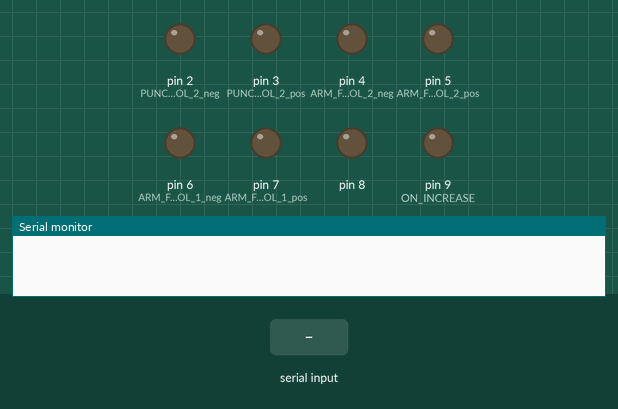
Recording of a sketch running on a simulated Arduino Uno, built with avr-gcc and run on an emulated ATmega328P. Shown: output pins drawn as LEDs (lit = HIGH), the last lines printed to the serial monitor. The test bench sets the inputs (shaded band).

Above: at 0.9 s.
1.0 s: "i" received over Serial
At 1.01 s:
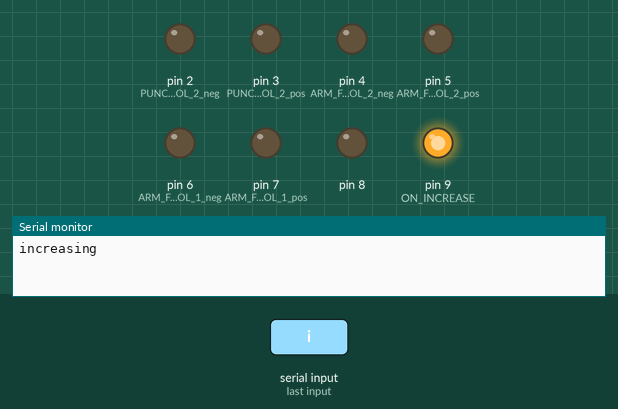
2.6 s: "n" received over Serial
At 4.6 s:
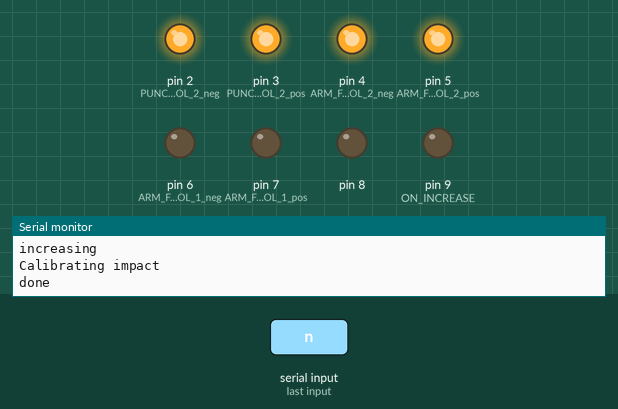
5.0 s: "t" received over Serial
At 5.8 s:
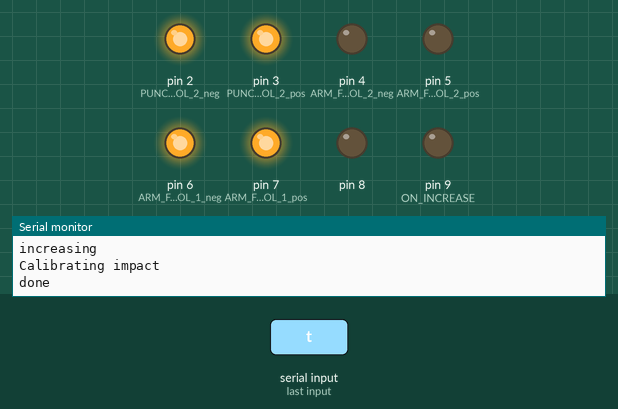
6.5 s: "n" received over Serial
At 6.9 s:
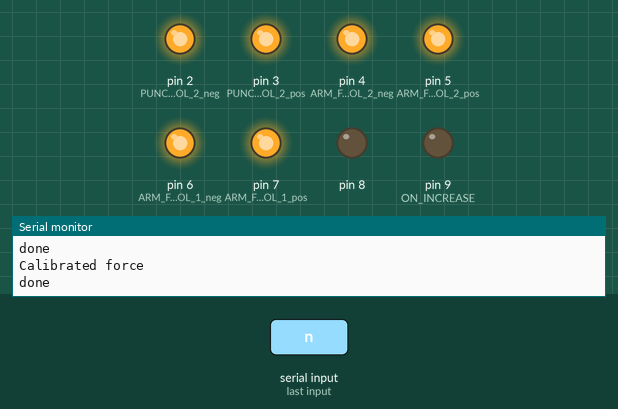
8.0 s: "1" received over Serial
At 8.4 s:
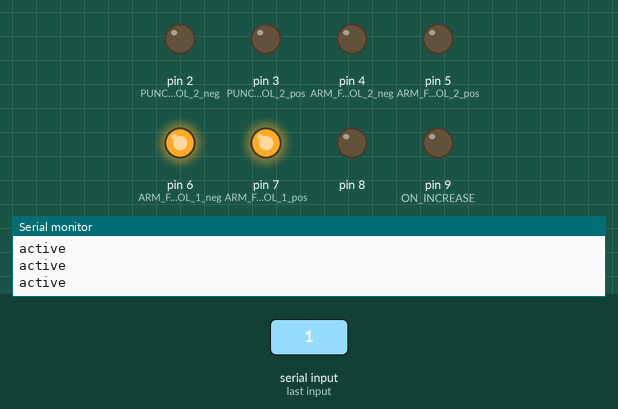
Timing chart, 0 to 10.5 s (numbered marks = the images above; inputs shaded):
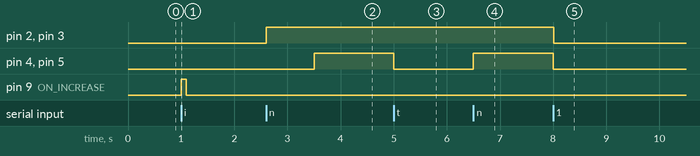

The sketch:

Control_Tens_Unit2.ino
```cpp
// Defining the primary buttons on Tens Unit
#define ON_INCREASE  9
#define OFF_DECREASE 1
#define MODE         10
#define CHANNEL_SWAP 11

// Defining Electrode Switches
#define ARM_FORCE_FEEDBACK_CONTROL_1_pos        7
#define ARM_FORCE_FEEDBACK_CONTROL_1_neg        6
#define ARM_FORCE_FEEDBACK_CONTROL_2_pos        5
#define ARM_FORCE_FEEDBACK_CONTROL_2_neg        4
#define PUNCH_IMPACT_FEEDBACK_CONTROL_2_pos     3
#define PUNCH_IMPACT_FEEDBACK_CONTROL_2_neg     2

// Defining a delay for machine
#define DELAY  100 // in ms

bool ELECTRODE_POSITION = 0;


int DEVICE_STATUS[8] = {0, 0, 0, 0, 0, 0, 0, 0}; // On-Off status
// Channel 0 (A), 1 (B), 2 (Both)
// MAGNITUDE_A
// MAGNITUDE_B
// ForceFeedback Electrode Position  (0 for inactive)
// ImpactFeedback Electrode Position (0 for inactive)
// Mode Channel A
// Mode Channel B

bool CALIBRATING_FORCE_FEEDBACK(int* DEVICE_STATUS, bool ELECTRODE_POSITION = 0) {
  char input1;
  Serial.flush();
  ACTIVATE_FORCE_FEEDBACK(DEVICE_STATUS, ELECTRODE_POSITION);
  while (true) {
    if (Serial.available()) {
      input1 = Serial.read();
      if (input1 == 'i') {
        Serial.println("increasing");
        INCREASE_MAGNITUDE(DEVICE_STATUS);
      }
      else if (input1 == 'd') {
        CHANGE_MODE(DEVICE_STATUS);
      }
      else if (input1 == 't') {
        ELECTRODE_POSITION = !ELECTRODE_POSITION;
        ACTIVATE_FORCE_FEEDBACK(DEVICE_STATUS, ELECTRODE_POSITION);
      }
      else if (input1 == 'n') {
        Serial.println("Calibrated force"); DEACTIVATE_FORCE_FEEDBACK(DEVICE_STATUS);
        return ELECTRODE_POSITION;
      }
    }
  }
}

void CALIBRATING_IMPACT_FEEDBACK(int* DEVICE_STATUS) {
  char input1;
  Serial.flush();
  TOGGLE_IMPULSE_FEEDBACK(DEVICE_STATUS, 1);
  while (true) {
    if (Serial.available()) {
      input1 = Serial.read();
      if (input1 == 'i') {
        Serial.println("increasing");
        INCREASE_MAGNITUDE(DEVICE_STATUS);
      }
      else if (input1 == 'd') {
        CHANGE_MODE(DEVICE_STATUS);
      }
      else if (input1 == 'n') {
        Serial.println("Calibrating impact"); TOGGLE_IMPULSE_FEEDBACK(DEVICE_STATUS, 0);
        return;
      }
    }
  }
}

void setup() {

  Serial.begin(115200);

  // put your setup code here, to run once:
  for (int DIGITAL_BUTTONS = 2; DIGITAL_BUTTONS < 10; DIGITAL_BUTTONS++) {
    pinMode(DIGITAL_BUTTONS, OUTPUT);
    if (DIGITAL_BUTTONS < 8) digitalWrite(DIGITAL_BUTTONS, LOW);
    //else digitalWrite(DIGITAL_BUTTONS, HIGH);
  }

  CALIBRATING_IMPACT_FEEDBACK(DEVICE_STATUS);
  delay(300);
  Serial.println("done");
  SWAP_CHANNEL(DEVICE_STATUS);
  CHANGE_MODE(DEVICE_STATUS);
  CHANGE_MODE(DEVICE_STATUS);
  ELECTRODE_POSITION = CALIBRATING_FORCE_FEEDBACK(DEVICE_STATUS);
  Serial.println("done");
  SWAP_CHANNEL(DEVICE_STATUS);
}

bool flag = 0;
int imCount = 0;
int foCount = 0;
void loop() {
  // put your main code here, to run repeatedly:
  char ltr = '0';
  if (Serial.available() > 0)
  {
    ltr = Serial.read();
    Serial.print(ltr);
    if (ltr == '1') { flag = 1; Serial.print("flag accepted");}
    else { flag = 0; }
  }
  if (flag){
    Serial.println("active");
    if (imCount == 1)
    {TOGGLE_IMPULSE_FEEDBACK(DEVICE_STATUS, 1);}imCount++;
    ACTIVATE_FORCE_FEEDBACK(DEVICE_STATUS, ELECTRODE_POSITION);
  }

  else {
//    Serial.println("deactive");
    TOGGLE_IMPULSE_FEEDBACK(DEVICE_STATUS, 0);
    if (foCount > 10){
    DEACTIVATE_FORCE_FEEDBACK(DEVICE_STATUS);}
    imCount = 0;
    foCount++;
  }
  delay(7);
}

void SHOW_DEVICE_STATUS(int* DEVICE_STATUS) {
  for (int i = 0; i < 7; i++) {
    Serial.print(DEVICE_STATUS[i]);
    Serial.print(", ");
  }
  Serial.println(DEVICE_STATUS[7]);
}

void SWITCH_ON(int* DEVICE_STATUS) {
  if (!DEVICE_STATUS[0]) {
    digitalWrite(ON_INCREASE, HIGH);
    delay(DELAY);
    digitalWrite(ON_INCREASE, LOW);
    delay(DELAY);
    DEVICE_STATUS[0] = 1;
  }
  else return;
}

void SWAP_CHANNEL(int* DEVICE_STATUS) {
  digitalWrite(CHANNEL_SWAP, HIGH);
  delay(DELAY);
  digitalWrite(CHANNEL_SWAP, LOW);
  delay(DELAY);
  DEVICE_STATUS[1]++;
  DEVICE_STATUS[1] %= 3;
}

void CHANGE_MODE(int* DEVICE_STATUS) {
  digitalWrite(MODE, HIGH);
  delay(DELAY);
  digitalWrite(MODE, LOW);
  delay(DELAY);
  if (DEVICE_STATUS[1] == 0) {
    DEVICE_STATUS[6]++;
    DEVICE_STATUS[6] %= 8;
  }
  else if (DEVICE_STATUS[1] == 1) {
    DEVICE_STATUS[7]++;
    DEVICE_STATUS[7] %= 8;
  }
  else if (DEVICE_STATUS[1] == 2) {
    DEVICE_STATUS[6]++; DEVICE_STATUS[6] %= 8;
    DEVICE_STATUS[7]++; DEVICE_STATUS[7] %= 8;
  }
}

void INCREASE_MAGNITUDE(int* DEVICE_STATUS) {
  digitalWrite(ON_INCREASE, HIGH);
  delay(DELAY);
  digitalWrite(ON_INCREASE, LOW);
  delay(DELAY);
  if (DEVICE_STATUS[1] == 0 && DEVICE_STATUS[2] < 8) {
    DEVICE_STATUS[2]++;
  }
  else if (DEVICE_STATUS[1] == 1 && DEVICE_STATUS[3] < 8) {
    DEVICE_STATUS[3]++;
  }
  else if (DEVICE_STATUS[1] == 2) {
    if (DEVICE_STATUS[2] < 8) {
      DEVICE_STATUS[2]++;
    }
    if (DEVICE_STATUS[3] < 8) {
      DEVICE_STATUS[3]++;
    }
  }
}

// not complete
void DECREASE_MAGNITUDE(int* DEVICE_STATUS) {
  digitalWrite(OFF_DECREASE, HIGH);
  delay(DELAY);
  digitalWrite(OFF_DECREASE, LOW);
  delay(DELAY);
  if (DEVICE_STATUS[1] == 0 && DEVICE_STATUS[2] > 0) {
    DEVICE_STATUS[2]++;
  }
  else if (DEVICE_STATUS[1] == 1 && DEVICE_STATUS[3] > 0) {
    DEVICE_STATUS[3]++;
  }
  else if (DEVICE_STATUS[1] == 2) {
    if (DEVICE_STATUS[2] < 8) {
      DEVICE_STATUS[2]++;
    }
    if (DEVICE_STATUS[3] < 8) {
      DEVICE_STATUS[3]++;
    }
  }
}

// Dont use this
void SWITCH_OFF(int* DEVICE_STATUS) {
  if (DEVICE_STATUS[0]) {
    digitalWrite(OFF_DECREASE, HIGH);
    delay(DELAY);
    digitalWrite(OFF_DECREASE, LOW);
    delay(DELAY);
  }
  else return;
}

//// 0 00, 1 01, 2 10, 3 11
//void CHANGE_FORCE_FEEDBACK(int* DEVICE_STATUS){
//  DEVICE_STATUS[4]++;
//  DEVICE_STATUS[4] %= 2;
//}

void ACTIVATE_FORCE_FEEDBACK(int* DEVICE_STATUS, bool ELECTRODE_POSITION) {
  if (!ELECTRODE_POSITION) {
    digitalWrite(ARM_FORCE_FEEDBACK_CONTROL_1_pos, LOW);
    digitalWrite(ARM_FORCE_FEEDBACK_CONTROL_1_neg, LOW);
    digitalWrite(ARM_FORCE_FEEDBACK_CONTROL_2_pos, HIGH);
    digitalWrite(ARM_FORCE_FEEDBACK_CONTROL_2_neg, HIGH);
  }
  else if (ELECTRODE_POSITION) {
    digitalWrite(ARM_FORCE_FEEDBACK_CONTROL_1_pos, HIGH);
    digitalWrite(ARM_FORCE_FEEDBACK_CONTROL_1_neg, HIGH);
    digitalWrite(ARM_FORCE_FEEDBACK_CONTROL_2_pos, LOW);
    digitalWrite(ARM_FORCE_FEEDBACK_CONTROL_2_neg, LOW);
  }
}

void DEACTIVATE_FORCE_FEEDBACK(int* DEVICE_STATUS) {
  digitalWrite(ARM_FORCE_FEEDBACK_CONTROL_1_pos, HIGH);
  digitalWrite(ARM_FORCE_FEEDBACK_CONTROL_1_neg, HIGH);
  digitalWrite(ARM_FORCE_FEEDBACK_CONTROL_2_pos, HIGH);
  digitalWrite(ARM_FORCE_FEEDBACK_CONTROL_2_neg, HIGH);
}

//void TOGGLE_FORCE_FEEDBACK(int* DEVICE_STATUS, bool ELECTRODE){
//  if (ELECTRODE) {
//    digitalWrite(ARM_FORCE_FEEDBACK_CONTROL_1_pos, HIGH);
//    digitalWrite(ARM_FORCE_FEEDBACK_CONTROL_1_neg, HIGH);
//    digitalWrite(ARM_FORCE_FEEDBACK_CONTROL_2_pos, LOW);
//    digitalWrite(ARM_FORCE_FEEDBACK_CONTROL_2_neg, LOW);
//    DEVICE_STATUS[4] == 2;
//    }
//  else {
//    digitalWrite(ARM_FORCE_FEEDBACK_CONTROL_1_pos, LOW);
//    digitalWrite(ARM_FORCE_FEEDBACK_CONTROL_1_neg, LOW);
//    digitalWrite(ARM_FORCE_FEEDBACK_CONTROL_2_pos, HIGH);
//    digitalWrite(ARM_FORCE_FEEDBACK_CONTROL_2_neg, HIGH);
//    DEVICE_STATUS[4] == 1;
//    }
//}

//0 00, 1 01
void TOGGLE_IMPULSE_FEEDBACK(int* DEVICE_STATUS, bool ACTIVATE) {
  //  DEVICE_STATUS[4]++;
  DEVICE_STATUS[4] = ACTIVATE;
  if (ACTIVATE) {
    digitalWrite(PUNCH_IMPACT_FEEDBACK_CONTROL_2_pos, LOW);
    digitalWrite(PUNCH_IMPACT_FEEDBACK_CONTROL_2_neg, LOW);
  }
  else if (!ACTIVATE) {
    digitalWrite(PUNCH_IMPACT_FEEDBACK_CONTROL_2_pos, HIGH);
    digitalWrite(PUNCH_IMPACT_FEEDBACK_CONTROL_2_neg, HIGH);
  }
}


//void SIMULATING_INTERACTION(int* DEVICE_STATUS, bool ELECTRODE_POSITION){
////  CALIBRATING_IMPACT_FEEDBACK(DEVICE_STATUS);
//  SWAP_CHANNEL(DEVICE_STATUS);
////  TOGGLE_IMPULSE_FEEDBACK(DEVICE_STATUS);
//  ACTIVATE_FORCE_FEEDBACK(DEVICE_STATUS, ELECTRODE_POSITION);
//  delay(500);
////  TOGGLE_IMPULSE_FEEDBACK(DEVICE_STATUS);
//  DEACTIVATE_FORCE_FEEDBACK(DEVICE_STATUS);
//}
```

Measured:
- after the input at 1.0 s, pin 9 (ON_INCREASE): LOW → HIGH at once, → LOW 0.10 s later
- after the input at 2.6 s, pin 2 (PUNCH_IMPACT_FEEDBACK_CONTROL_2_neg), pin 3 (PUNCH_IMPACT_FEEDBACK_CONTROL_2_pos): LOW → HIGH at once; pin 4 (ARM_FORCE_FEEDBACK_CONTROL_2_neg), pin 5 (ARM_FORCE_FEEDBACK_CONTROL_2_pos): LOW → HIGH after 0.90 s
- after the input at 5.0 s, pin 4 (ARM_FORCE_FEEDBACK_CONTROL_2_neg), pin 5 (ARM_FORCE_FEEDBACK_CONTROL_2_pos): HIGH → LOW at once; pin 6 (ARM_FORCE_FEEDBACK_CONTROL_1_neg), pin 7 (ARM_FORCE_FEEDBACK_CONTROL_1_pos): LOW → HIGH at once
- after the input at 6.5 s, pin 4 (ARM_FORCE_FEEDBACK_CONTROL_2_neg), pin 5 (ARM_FORCE_FEEDBACK_CONTROL_2_pos): LOW → HIGH at once
- after the input at 8.0 s, pin 2 (PUNCH_IMPACT_FEEDBACK_CONTROL_2_neg), pin 3 (PUNCH_IMPACT_FEEDBACK_CONTROL_2_pos), pin 4 (ARM_FORCE_FEEDBACK_CONTROL_2_neg), pin 5 (ARM_FORCE_FEEDBACK_CONTROL_2_pos): HIGH → LOW at once
